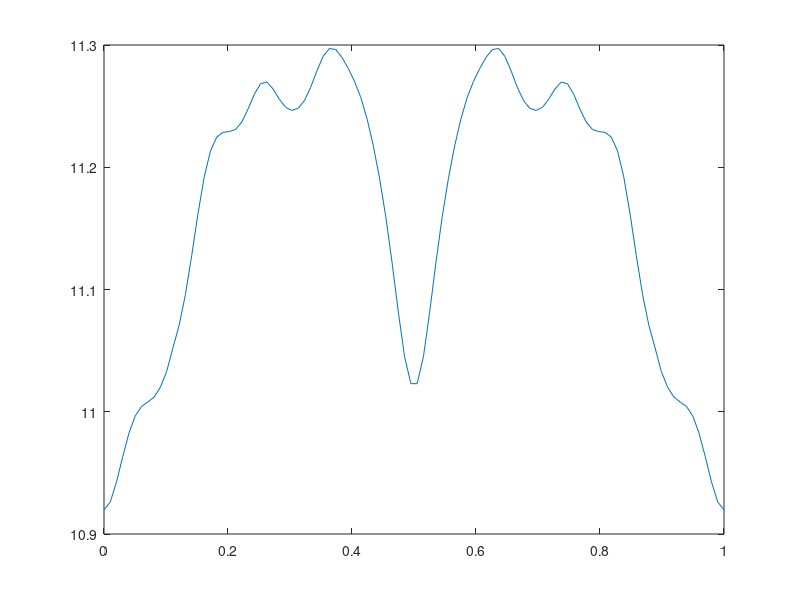
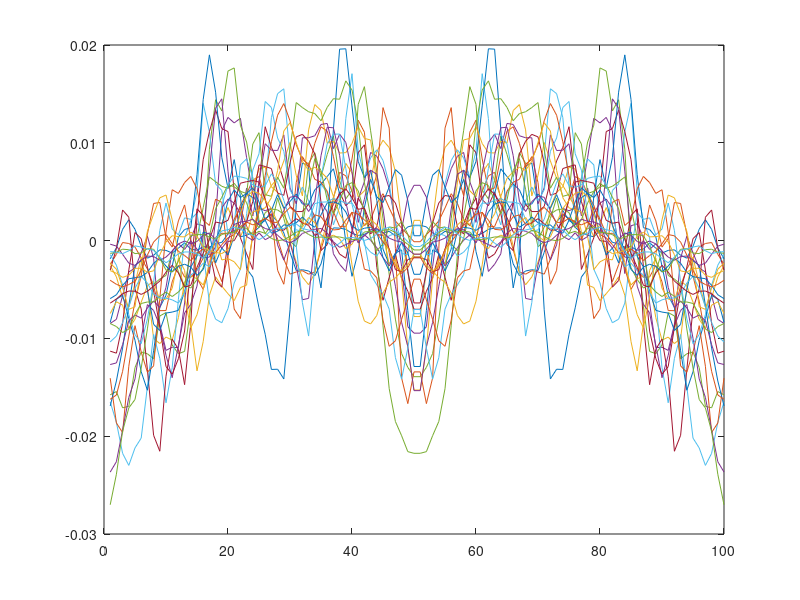

MATLAB code to generate these figures, in order:
clear;clc;close all;
load('tau.mat');
load('cvsb.mat');
n = 0
phis = 100
phis_c = linspace(0,1,100)
N = 108
taus1 = reshape(taus, [nL+1,phis, nrlz]);
x1 = acosh(taus1.^(-.5));
allcvsb = reshape(allcvsb, [phis,nrlz]);
###
#for i=1:10
#figure;pcolor(log10(taus1(:,:,i)));axis equal tight;shading flat;colormap(jet);colorbar;
#endfor
##

ipr = squeeze(mean(sum(taus1,1),3)).^2./squeeze(mean(sum(taus1.^2,1),3))./1.5;
ipr_n = sum(taus1(1:108,:,:),1).^2./sum(taus1(1:108,:,:).^2,1);
mean_allcvsb = mean(allcvsb,2)
#figure;plot(phis_c, ipr);
figure;plot(phis_c,mean_allcvsb(:,1))
if n != 0
figure;plot(phis_c, ipr_n(:,:,n));
figure;plot(phis_c, allcvsb(:,n));
endif
avg_rlz = squeeze(mean(taus1(1:27,:,:),3));
avg = mean(avg_rlz(:,:),2);
for i=1:100
  avg_rlz(:,i) = avg_rlz(:,i) - avg;
endfor
figure;plot(avg_rlz')
#figure;plot(squeeze(mean(taus1(1:20,:,:),3))')

#figure;plot(squeeze(mean(x1(:,:,:),3))')
#figure;semilogy(squeeze(mean(taus1(:,1,:),3)));